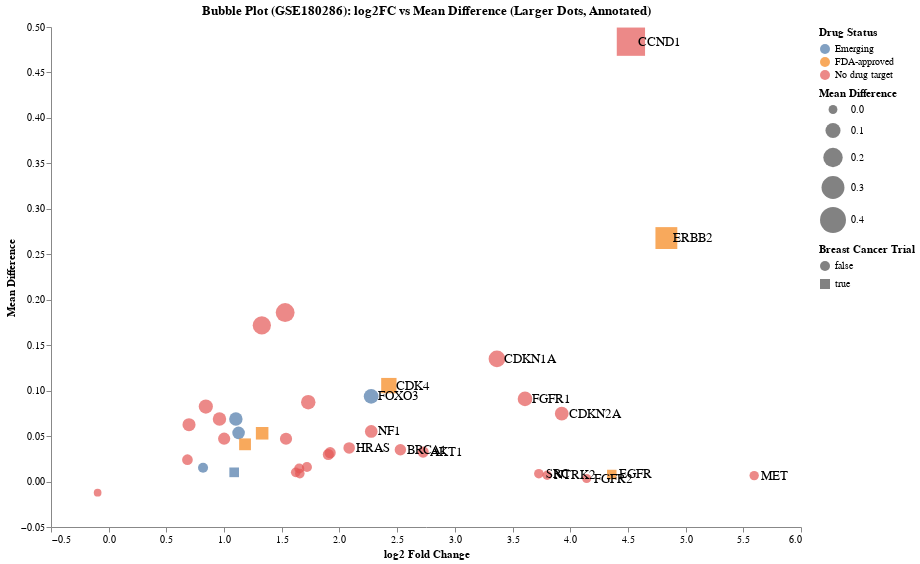

Source (notebook cell):
### Code cell
# Replace null/NaN with "No drug target"
df_180286["DGIdb_status"] = df_180286["DGIdb_status"].fillna("No drug target")

# (Optional: make it categorical so legend ordering is clean)
df_180286["DGIdb_status"] = pd.Categorical(
    df_180286["DGIdb_status"],
    categories=["FDA-approved", "Emerging", "No drug target"]
)
bubble_180286 = alt.Chart(df_180286).mark_point(filled=True).encode(
    x=alt.X("log2_fc", title="log2 Fold Change"),
    y=alt.Y("mean_diff", title="Mean Difference"),
    size=alt.Size("mean_diff", legend=alt.Legend(title="Mean Difference"), scale=alt.Scale(range=[60, 800])),
    color=alt.Color("DGIdb_status", legend=alt.Legend(title="Drug Status")),
    shape=alt.Shape("BreastCancerTrial", legend=alt.Legend(title="Breast Cancer Trial")),
    tooltip=["Gene_upper", "log2_fc", "mean_diff", "DGIdb_status", "BreastCancerTrial"]
).properties(
    title="Bubble Plot (GSE180286): log2FC vs Mean Difference (Larger Dots, Annotated)",
    width=650,
    height=450
)

# TEXT LABELS: Only show high log2_fc
text_labels = alt.Chart(df_180286[df_180286["log2_fc"].abs() > 2]).mark_text(
    align="left",
    baseline="middle",
    dx=7,
    fontSize=13
).encode(
    x="log2_fc",
    y="mean_diff",
    text="Gene_upper"
)

# Combine and style
#final_plot = (bubble_180286 + text_labels).configure_axis(grid=False).configure_view(stroke=None)
final_plot = (bubble_180286 + text_labels).properties(
    width=750,  # Increase from default ~600
    height=500
).configure_axis(grid=False).configure_view(stroke=None)
final_plot

### Figure 1 — Vega-Lite specification as saved in the notebook (floating-point values rounded to 4 significant figures)
{"config": {"view": {"continuousWidth": 300, "continuousHeight": 300, "stroke": null}, "axis": {"grid": false}}, "layer": [{"data": {"name": "data-a84b9f466a3d6e4732848ac3d264faba"}, "mark": {"type": "point", "filled": true}, "encoding": {"color": {"field": "DGIdb_status", "legend": {"title": "Drug Status"}, "type": "nominal"}, "shape": {"field": "BreastCancerTrial", "legend": {"title": "Breast Cancer Trial"}, "type": "nominal"}, "size": {"field": "mean_diff", "legend": {"title": "Mean Difference"}, "scale": {"range": [60, 800]}, "type": "quantitative"}, "tooltip": [{"field": "Gene_upper", "type": "nominal"}, {"field": "log2_fc", "type": "quantitative"}, {"field": "mean_diff", "type": "quantitative"}, {"field": "DGIdb_status", "type": "nominal"}, {"field": "BreastCancerTrial", "type": "nominal"}], "x": {"field": "log2_fc", "title": "log2 Fold Change", "type": "quantitative"}, "y": {"field": "mean_diff", "title": "Mean Difference", "type": "quantitative"}}, "title": "Bubble Plot (GSE180286): log2FC vs Mean Difference (Larger Dots, Annotated)"}, {"data": {"name": "data-82631a7be27b4d893fe35590818ffc75"}, "mark": {"type": "text", "align": "left", "baseline": "middle", "dx": 7, "fontSize": 13}, "encoding": {"text": {"field": "Gene_upper", "type": "nominal"}, "x": {"field": "log2_fc", "type": "quantitative"}, "y": {"field": "mean_diff", "type": "quantitative"}}}], "height": 500, "width": 750, "$schema": "https://vega.github.io/schema/vega-lite/v5.20.1.json", "datasets": {"data-a84b9f466a3d6e4732848ac3d264faba": [{"gene": "CDK4", "p_value": 0.0, "log2_fc": 2.428, "mean_diff": 0.1055, "Dataset": "GSE180286", "Gene_upper": "CDK4", "DGIdb_status": "FDA-approved", "BreastCancerTrial": true, "Pathway": "CDK4–CCND1 Axis", "label": "CDK4"}, {"gene": "CDKN1A", "p_value": 0.0, "log2_fc": 3.365, "mean_diff": 0.1349, "Dataset": "GSE180286", "Gene_upper": "CDKN1A", "DGIdb_status": "No drug target", "BreastCancerTrial": false, "Pathway": "Other", "label": "CDKN1A"}, {"gene": "ERBB2", "p_value": 0.0, "log2_fc": 4.833, "mean_diff": 0.2678, "Dataset": "GSE180286", "Gene_upper": "ERBB2", "DGIdb_status": "FDA-approved", "BreastCancerTrial": true, "Pathway": "Other", "label": "ERBB2"}, {"gene": "CCND1", "p_value": 0.0, "log2_fc": 4.526, "mean_diff": 0.4838, "Dataset": "GSE180286", "Gene_upper": "CCND1", "DGIdb_status": "No drug target", "BreastCancerTrial": true, "Pathway": "CDK4–CCND1 Axis", "label": "CCND1"}, {"gene": "CDKN2A", "p_value": 0.0, "log2_fc": 3.926, "mean_diff": 0.07463, "Dataset": "GSE180286", "Gene_upper": "CDKN2A", "DGIdb_status": "No drug target", "BreastCancerTrial": false, "Pathway": "Other", "label": "CDKN2A"}, {"gene": "FOXO3", "p_value": 0.0, "log2_fc": 2.275, "mean_diff": 0.09366, "Dataset": "GSE180286", "Gene_upper": "FOXO3", "DGIdb_status": "Emerging", "BreastCancerTrial": false, "Pathway": "mTOR/AMPK", "label": "FOXO3"}, {"gene": "BAX", "p_value": 0.0, "log2_fc": 1.529, "mean_diff": 0.1859, "Dataset": "GSE180286", "Gene_upper": "BAX", "DGIdb_status": "No drug target", "BreastCancerTrial": false, "Pathway": "Other", "label": ""}, {"gene": "KRAS", "p_value": 0.0, "log2_fc": 1.327, "mean_diff": 0.1718, "Dataset": "GSE180286", "Gene_upper": "KRAS", "DGIdb_status": "No drug target", "BreastCancerTrial": false, "Pathway": "PI3K–MAPK–EGFR", "label": ""}, {"gene": "FGFR1", "p_value": 0.0, "log2_fc": 3.608, "mean_diff": 0.09091, "Dataset": "GSE180286", "Gene_upper": "FGFR1", "DGIdb_status": "No drug target", "BreastCancerTrial": false, "Pathway": "Other", "label": "FGFR1"}, {"gene": "MDM2", "p_value": 0.0, "log2_fc": 1.73, "mean_diff": 0.08725, "Dataset": "GSE180286", "Gene_upper": "MDM2", "DGIdb_status": "No drug target", "BreastCancerTrial": false, "Pathway": "Other", "label": ""}, {"gene": "NF1", "p_value": 3.363e-267, "log2_fc": 2.275, "mean_diff": 0.05512, "Dataset": "GSE180286", "Gene_upper": "NF1", "DGIdb_status": "No drug target", "BreastCancerTrial": false, "Pathway": "Other", "label": "NF1"}, {"gene": "AKT1", "p_value": 2.765e-197, "log2_fc": 2.725, "mean_diff": 0.03249, "Dataset": "GSE180286", "Gene_upper": "AKT1", "DGIdb_status": "No drug target", "BreastCancerTrial": false, "Pathway": "PI3K–MAPK–EGFR", "label": "AKT1"}, {"gene": "BRCA1", "p_value": 2.057e-187, "log2_fc": 2.528, "mean_diff": 0.03506, "Dataset": "GSE180286", "Gene_upper": "BRCA1", "DGIdb_status": "No drug target", "BreastCancerTrial": false, "Pathway": "Other", "label": "BRCA1"}, {"gene": "HRAS", "p_value": 3.408e-170, "log2_fc": 2.084, "mean_diff": 0.03698, "Dataset": "GSE180286", "Gene_upper": "HRAS", "DGIdb_status": "No drug target", "BreastCancerTrial": false, "Pathway": "Other", "label": "HRAS"}, {"gene": "TP53", "p_value": 2.616e-139, "log2_fc": 1.537, "mean_diff": 0.04709, "Dataset": "GSE180286", "Gene_upper": "TP53", "DGIdb_status": "No drug target", "BreastCancerTrial": false, "Pathway": "Other", "label": ""}, {"gene": "CASP8", "p_value": 2.732e-137, "log2_fc": 1.102, "mean_diff": 0.06887, "Dataset": "GSE180286", "Gene_upper": "CASP8", "DGIdb_status": "Emerging", "BreastCancerTrial": false, "Pathway": "Other", "label": ""}, {"gene": "CDK6", "p_value": 2.426e-135, "log2_fc": 1.33, "mean_diff": 0.05309, "Dataset": "GSE180286", "Gene_upper": "CDK6", "DGIdb_status": "FDA-approved", "BreastCancerTrial": true, "Pathway": "CDK4–CCND1 Axis", "label": ""}, {"gene": "PTEN", "p_value": 2.036e-133, "log2_fc": 0.8419, "mean_diff": 0.08248, "Dataset": "GSE180286", "Gene_upper": "PTEN", "DGIdb_status": "No drug target", "BreastCancerTrial": false, "Pathway": "Other", "label": ""}, {"gene": "MYC", "p_value": 7.913e-124, "log2_fc": 0.9602, "mean_diff": 0.06888, "Dataset": "GSE180286", "Gene_upper": "MYC", "DGIdb_status": "No drug target", "BreastCancerTrial": false, "Pathway": "MYC Axis", "label": ""}, {"gene": "BRCA2", "p_value": 2.29e-121, "log2_fc": 1.919, "mean_diff": 0.03171, "Dataset": "GSE180286", "Gene_upper": "BRCA2", "DGIdb_status": "No drug target", "BreastCancerTrial": false, "Pathway": "Other", "label": ""}, {"gene": "NRAS", "p_value": 3.369e-121, "log2_fc": 1.903, "mean_diff": 0.02979, "Dataset": "GSE180286", "Gene_upper": "NRAS", "DGIdb_status": "No drug target", "BreastCancerTrial": false, "Pathway": "Other", "label": ""}, {"gene": "VHL", "p_value": 1.363e-118, "log2_fc": 1.126, "mean_diff": 0.05356, "Dataset": "GSE180286", "Gene_upper": "VHL", "DGIdb_status": "Emerging", "BreastCancerTrial": false, "Pathway": "Other", "label": ""}, {"gene": "PIK3CA", "p_value": 1.396e-95, "log2_fc": 1.182, "mean_diff": 0.04096, "Dataset": "GSE180286", "Gene_upper": "PIK3CA", "DGIdb_status": "FDA-approved", "BreastCancerTrial": true, "Pathway": "PI3K–MAPK–EGFR", "label": ""}, {"gene": "RB1", "p_value": 5.303e-88, "log2_fc": 1.001, "mean_diff": 0.04714, "Dataset": "GSE180286", "Gene_upper": "RB1", "DGIdb_status": "No drug target", "BreastCancerTrial": false, "Pathway": "Other", "label": ""}, {"gene": "BCL2", "p_value": 2.753e-76, "log2_fc": 0.6962, "mean_diff": 0.06251, "Dataset": "GSE180286", "Gene_upper": "BCL2", "DGIdb_status": "No drug target", "BreastCancerTrial": false, "Pathway": "Other", "label": ""}, {"gene": "MET", "p_value": 5.054e-74, "log2_fc": 5.594, "mean_diff": 0.006545, "Dataset": "GSE180286", "Gene_upper": "MET", "DGIdb_status": "No drug target", "BreastCancerTrial": false, "Pathway": "Other", "label": "MET"}, {"gene": "SRC", "p_value": 7.877e-71, "log2_fc": 3.728, "mean_diff": 0.008596, "Dataset": "GSE180286", "Gene_upper": "SRC", "DGIdb_status": "No drug target", "BreastCancerTrial": false, "Pathway": "Other", "label": "SRC"}, {"gene": "EGFR", "p_value": 7.055e-69, "log2_fc": 4.36, "mean_diff": 0.007754, "Dataset": "GSE180286", "Gene_upper": "EGFR", "DGIdb_status": "FDA-approved", "BreastCancerTrial": true, "Pathway": "PI3K–MAPK–EGFR", "label": "EGFR"}, {"gene": "NF2", "p_value": 1.105e-57, "log2_fc": 1.718, "mean_diff": 0.01597, "Dataset": "GSE180286", "Gene_upper": "NF2", "DGIdb_status": "No drug target", "BreastCancerTrial": false, "Pathway": "Other", "label": ""}, {"gene": "NTRK2", "p_value": 3.119e-51, "log2_fc": 3.8, "mean_diff": 0.006892, "Dataset": "GSE180286", "Gene_upper": "NTRK2", "DGIdb_status": "No drug target", "BreastCancerTrial": false, "Pathway": "Other", "label": "NTRK2"}, {"gene": "TSC2", "p_value": 1.694e-48, "log2_fc": 1.651, "mean_diff": 0.01433, "Dataset": "GSE180286", "Gene_upper": "TSC2", "DGIdb_status": "No drug target", "BreastCancerTrial": false, "Pathway": "Other", "label": ""}, {"gene": "STK11", "p_value": 1.147e-35, "log2_fc": 1.621, "mean_diff": 0.01015, "Dataset": "GSE180286", "Gene_upper": "STK11", "DGIdb_status": "No drug target", "BreastCancerTrial": false, "Pathway": "Other", "label": ""}, {"gene": "FGFR2", "p_value": 1.134e-31, "log2_fc": 4.142, "mean_diff": 0.003312, "Dataset": "GSE180286", "Gene_upper": "FGFR2", "DGIdb_status": "No drug target", "BreastCancerTrial": false, "Pathway": "Other", "label": "FGFR2"}, {"gene": "ATR", "p_value": 2.57e-31, "log2_fc": 0.6825, "mean_diff": 0.02404, "Dataset": "GSE180286", "Gene_upper": "ATR", "DGIdb_status": "No drug target", "BreastCancerTrial": false, "Pathway": "Other", "label": ""}, {"gene": "NOTCH1", "p_value": 8.639e-30, "log2_fc": 1.657, "mean_diff": 0.008737, "Dataset": "GSE180286", "Gene_upper": "NOTCH1", "DGIdb_status": "No drug target", "BreastCancerTrial": false, "Pathway": "Other", "label": ""}, {"gene": "SMAD4", "p_value": 3.837e-24, "log2_fc": 0.8177, "mean_diff": 0.01518, "Dataset": "GSE180286", "Gene_upper": "SMAD4", "DGIdb_status": "Emerging", "BreastCancerTrial": false, "Pathway": "SMAD/TGF-β", "label": ""}, {"gene": "CHEK2", "p_value": 4.515e-23, "log2_fc": 1.088, "mean_diff": 0.01014, "Dataset": "GSE180286", "Gene_upper": "CHEK2", "DGIdb_status": "Emerging", "BreastCancerTrial": true, "Pathway": "Other", "label": ""}, {"gene": "ATM", "p_value": 0.003336, "log2_fc": -0.09588, "mean_diff": -0.01231, "Dataset": "GSE180286", "Gene_upper": "ATM", "DGIdb_status": "No drug target", "BreastCancerTrial": false, "Pathway": "Other", "label": ""}], "data-82631a7be27b4d893fe35590818ffc75": [{"gene": "CDK4", "p_value": 0.0, "log2_fc": 2.428, "mean_diff": 0.1055, "Dataset": "GSE180286", "Gene_upper": "CDK4", "DGIdb_status": "FDA-approved", "BreastCancerTrial": true, "Pathway": "CDK4–CCND1 Axis", "label": "CDK4"}, {"gene": "CDKN1A", "p_value": 0.0, "log2_fc": 3.365, "mean_diff": 0.1349, "Dataset": "GSE180286", "Gene_upper": "CDKN1A", "DGIdb_status": "No drug target", "BreastCancerTrial": false, "Pathway": "Other", "label": "CDKN1A"}, {"gene": "ERBB2", "p_value": 0.0, "log2_fc": 4.833, "mean_diff": 0.2678, "Dataset": "GSE180286", "Gene_upper": "ERBB2", "DGIdb_status": "FDA-approved", "BreastCancerTrial": true, "Pathway": "Other", "label": "ERBB2"}, {"gene": "CCND1", "p_value": 0.0, "log2_fc": 4.526, "mean_diff": 0.4838, "Dataset": "GSE180286", "Gene_upper": "CCND1", "DGIdb_status": "No drug target", "BreastCancerTrial": true, "Pathway": "CDK4–CCND1 Axis", "label": "CCND1"}, {"gene": "CDKN2A", "p_value": 0.0, "log2_fc": 3.926, "mean_diff": 0.07463, "Dataset": "GSE180286", "Gene_upper": "CDKN2A", "DGIdb_status": "No drug target", "BreastCancerTrial": false, "Pathway": "Other", "label": "CDKN2A"}, {"gene": "FOXO3", "p_value": 0.0, "log2_fc": 2.275, "mean_diff": 0.09366, "Dataset": "GSE180286", "Gene_upper": "FOXO3", "DGIdb_status": "Emerging", "BreastCancerTrial": false, "Pathway": "mTOR/AMPK", "label": "FOXO3"}, {"gene": "FGFR1", "p_value": 0.0, "log2_fc": 3.608, "mean_diff": 0.09091, "Dataset": "GSE180286", "Gene_upper": "FGFR1", "DGIdb_status": "No drug target", "BreastCancerTrial": false, "Pathway": "Other", "label": "FGFR1"}, {"gene": "NF1", "p_value": 3.363e-267, "log2_fc": 2.275, "mean_diff": 0.05512, "Dataset": "GSE180286", "Gene_upper": "NF1", "DGIdb_status": "No drug target", "BreastCancerTrial": false, "Pathway": "Other", "label": "NF1"}, {"gene": "AKT1", "p_value": 2.765e-197, "log2_fc": 2.725, "mean_diff": 0.03249, "Dataset": "GSE180286", "Gene_upper": "AKT1", "DGIdb_status": "No drug target", "BreastCancerTrial": false, "Pathway": "PI3K–MAPK–EGFR", "label": "AKT1"}, {"gene": "BRCA1", "p_value": 2.057e-187, "log2_fc": 2.528, "mean_diff": 0.03506, "Dataset": "GSE180286", "Gene_upper": "BRCA1", "DGIdb_status": "No drug target", "BreastCancerTrial": false, "Pathway": "Other", "label": "BRCA1"}, {"gene": "HRAS", "p_value": 3.408e-170, "log2_fc": 2.084, "mean_diff": 0.03698, "Dataset": "GSE180286", "Gene_upper": "HRAS", "DGIdb_status": "No drug target", "BreastCancerTrial": false, "Pathway": "Other", "label": "HRAS"}, {"gene": "MET", "p_value": 5.054e-74, "log2_fc": 5.594, "mean_diff": 0.006545, "Dataset": "GSE180286", "Gene_upper": "MET", "DGIdb_status": "No drug target", "BreastCancerTrial": false, "Pathway": "Other", "label": "MET"}, {"gene": "SRC", "p_value": 7.877e-71, "log2_fc": 3.728, "mean_diff": 0.008596, "Dataset": "GSE180286", "Gene_upper": "SRC", "DGIdb_status": "No drug target", "BreastCancerTrial": false, "Pathway": "Other", "label": "SRC"}, {"gene": "EGFR", "p_value": 7.055e-69, "log2_fc": 4.36, "mean_diff": 0.007754, "Dataset": "GSE180286", "Gene_upper": "EGFR", "DGIdb_status": "FDA-approved", "BreastCancerTrial": true, "Pathway": "PI3K–MAPK–EGFR", "label": "EGFR"}, {"gene": "NTRK2", "p_value": 3.119e-51, "log2_fc": 3.8, "mean_diff": 0.006892, "Dataset": "GSE180286", "Gene_upper": "NTRK2", "DGIdb_status": "No drug target", "BreastCancerTrial": false, "Pathway": "Other", "label": "NTRK2"}, {"gene": "FGFR2", "p_value": 1.134e-31, "log2_fc": 4.142, "mean_diff": 0.003312, "Dataset": "GSE180286", "Gene_upper": "FGFR2", "DGIdb_status": "No drug target", "BreastCancerTrial": false, "Pathway": "Other", "label": "FGFR2"}]}}
